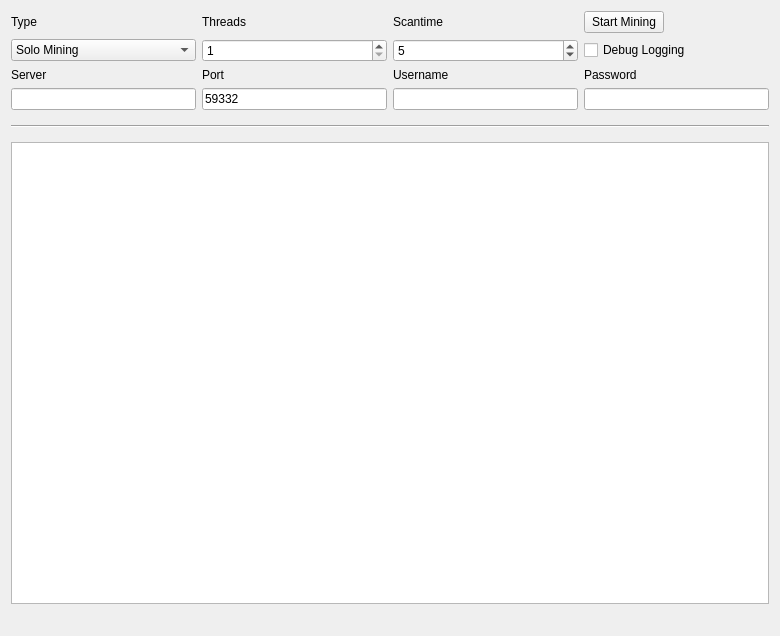
<?xml version="1.0" encoding="UTF-8"?>
<ui version="4.0">
 <class>MiningPage</class>
 <widget class="QWidget" name="MiningPage">
  <property name="geometry">
   <rect>
    <x>0</x>
    <y>0</y>
    <width>780</width>
    <height>636</height>
   </rect>
  </property>
  <property name="windowTitle">
   <string>Mining</string>
  </property>
  <layout class="QGridLayout" name="gridLayout">
   <property name="sizeConstraint">
    <enum>QLayout::SetMaximumSize</enum>
   </property>
   <item row="7" column="1">
    <widget class="QLineEdit" name="serverLine">
     <property name="enabled">
      <bool>true</bool>
     </property>
    </widget>
   </item>
   <item row="6" column="3">
    <widget class="QLabel" name="usernameLabel">
     <property name="enabled">
      <bool>true</bool>
     </property>
     <property name="text">
      <string>Username</string>
     </property>
    </widget>
   </item>
   <item row="6" column="1">
    <widget class="QLabel" name="serverLabel">
     <property name="enabled">
      <bool>true</bool>
     </property>
     <property name="text">
      <string>Server</string>
     </property>
    </widget>
   </item>
   <item row="7" column="3">
    <widget class="QLineEdit" name="usernameLine">
     <property name="enabled">
      <bool>true</bool>
     </property>
     <property name="text">
      <string/>
     </property>
    </widget>
   </item>
   <item row="6" column="4">
    <widget class="QLabel" name="passwordLabel">
     <property name="enabled">
      <bool>true</bool>
     </property>
     <property name="text">
      <string>Password</string>
     </property>
    </widget>
   </item>
   <item row="6" column="2">
    <widget class="QLabel" name="portLabel">
     <property name="enabled">
      <bool>true</bool>
     </property>
     <property name="text">
      <string>Port</string>
     </property>
    </widget>
   </item>
   <item row="3" column="4">
    <widget class="QPushButton" name="startButton">
     <property name="sizePolicy">
      <sizepolicy hsizetype="Fixed" vsizetype="Fixed">
       <horstretch>0</horstretch>
       <verstretch>0</verstretch>
      </sizepolicy>
     </property>
     <property name="text">
      <string>Start Mining</string>
     </property>
    </widget>
   </item>
   <item row="8" column="1" colspan="4">
    <widget class="Line" name="line">
     <property name="sizePolicy">
      <sizepolicy hsizetype="Minimum" vsizetype="Fixed">
       <horstretch>0</horstretch>
       <verstretch>0</verstretch>
      </sizepolicy>
     </property>
     <property name="minimumSize">
      <size>
       <width>0</width>
       <height>20</height>
      </size>
     </property>
     <property name="orientation">
      <enum>Qt::Horizontal</enum>
     </property>
    </widget>
   </item>
   <item row="13" column="1" colspan="4">
    <widget class="QListWidget" name="list">
     <property name="autoScrollMargin">
      <number>100000</number>
     </property>
     <property name="dragDropMode">
      <enum>QAbstractItemView::DragOnly</enum>
     </property>
     <property name="selectionMode">
      <enum>QAbstractItemView::NoSelection</enum>
     </property>
     <property name="movement">
      <enum>QListView::Snap</enum>
     </property>
     <property name="batchSize">
      <number>10</number>
     </property>
    </widget>
   </item>
   <item row="14" column="1" colspan="2">
    <widget class="QLabel" name="shareCount">
     <property name="font">
      <font>
       <pointsize>10</pointsize>
       <weight>75</weight>
       <bold>true</bold>
      </font>
     </property>
     <property name="text">
      <string/>
     </property>
    </widget>
   </item>
   <item row="3" column="3">
    <widget class="QLabel" name="scantimeLabel">
     <property name="enabled">
      <bool>true</bool>
     </property>
     <property name="layoutDirection">
      <enum>Qt::LeftToRight</enum>
     </property>
     <property name="text">
      <string>Scantime</string>
     </property>
    </widget>
   </item>
   <item row="3" column="2">
    <widget class="QLabel" name="threadsLabel">
     <property name="enabled">
      <bool>true</bool>
     </property>
     <property name="text">
      <string>Threads</string>
     </property>
    </widget>
   </item>
   <item row="4" column="4">
    <widget class="QCheckBox" name="debugCheckBox">
     <property name="text">
      <string>Debug Logging</string>
     </property>
    </widget>
   </item>
   <item row="3" column="1">
    <widget class="QLabel" name="typeLabel">
     <property name="text">
      <string>Type</string>
     </property>
    </widget>
   </item>
   <item row="4" column="2">
    <widget class="QSpinBox" name="threadsBox">
     <property name="enabled">
      <bool>true</bool>
     </property>
     <property name="minimum">
      <number>1</number>
     </property>
     <property name="maximum">
      <number>99</number>
     </property>
     <property name="singleStep">
      <number>1</number>
     </property>
    </widget>
   </item>
   <item row="4" column="1">
    <widget class="QComboBox" name="typeBox">
     <property name="editable">
      <bool>false</bool>
     </property>
     <property name="currentIndex">
      <number>0</number>
     </property>
     <item>
      <property name="text">
       <string>Solo Mining</string>
      </property>
     </item>
     <item>
      <property name="text">
       <string>Pool Mining</string>
      </property>
     </item>
    </widget>
   </item>
   <item row="4" column="3">
    <widget class="QSpinBox" name="scantimeBox">
     <property name="enabled">
      <bool>true</bool>
     </property>
     <property name="minimum">
      <number>1</number>
     </property>
     <property name="value">
      <number>5</number>
     </property>
    </widget>
   </item>
   <item row="7" column="2">
    <widget class="QLineEdit" name="portLine">
     <property name="enabled">
      <bool>true</bool>
     </property>
     <property name="text">
      <string>59332</string>
     </property>
     <property name="value" stdset="0">
      <number>59332</number>
     </property>
    </widget>
   </item>
   <item row="7" column="4">
    <widget class="QLineEdit" name="passwordLine">
     <property name="enabled">
      <bool>true</bool>
     </property>
    </widget>
   </item>
   <item row="14" column="3" colspan="2">
    <widget class="QLabel" name="mineSpeedLabel">
     <property name="sizePolicy">
      <sizepolicy hsizetype="Preferred" vsizetype="Preferred">
       <horstretch>0</horstretch>
       <verstretch>0</verstretch>
      </sizepolicy>
     </property>
     <property name="font">
      <font>
       <pointsize>10</pointsize>
       <weight>75</weight>
       <bold>true</bold>
      </font>
     </property>
     <property name="text">
      <string/>
     </property>
     <property name="alignment">
      <set>Qt::AlignRight|Qt::AlignTrailing|Qt::AlignVCenter</set>
     </property>
    </widget>
   </item>
  </layout>
 </widget>
 <layoutdefault spacing="6" margin="11"/>
 <tabstops>
  <tabstop>startButton</tabstop>
  <tabstop>typeBox</tabstop>
  <tabstop>threadsBox</tabstop>
  <tabstop>scantimeBox</tabstop>
  <tabstop>serverLine</tabstop>
  <tabstop>portLine</tabstop>
  <tabstop>usernameLine</tabstop>
  <tabstop>passwordLine</tabstop>
  <tabstop>debugCheckBox</tabstop>
  <tabstop>list</tabstop>
 </tabstops>
 <resources/>
 <connections/>
</ui>
